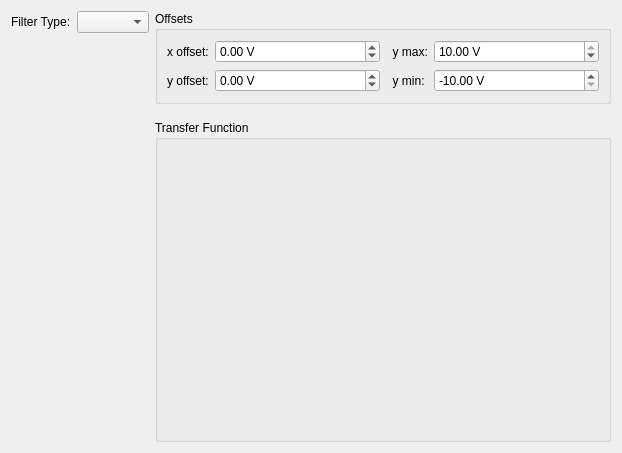
<?xml version="1.0" encoding="UTF-8"?>
<ui version="4.0">
 <class>iirView</class>
 <widget class="QWidget" name="iirView">
  <property name="geometry">
   <rect>
    <x>0</x>
    <y>0</y>
    <width>622</width>
    <height>453</height>
   </rect>
  </property>
  <property name="windowTitle">
   <string>Form</string>
  </property>
  <layout class="QHBoxLayout" name="horizontalLayout">
   <item>
    <layout class="QVBoxLayout" name="filterParamsLayout">
     <property name="sizeConstraint">
      <enum>QLayout::SetDefaultConstraint</enum>
     </property>
     <item>
      <layout class="QHBoxLayout" name="filterComboLayout">
       <item>
        <widget class="QLabel" name="filterTypeLabel">
         <property name="sizePolicy">
          <sizepolicy hsizetype="Maximum" vsizetype="Preferred">
           <horstretch>0</horstretch>
           <verstretch>0</verstretch>
          </sizepolicy>
         </property>
         <property name="text">
          <string>Filter Type:</string>
         </property>
        </widget>
       </item>
       <item>
        <widget class="QComboBox" name="filterComboBox">
         <property name="sizePolicy">
          <sizepolicy hsizetype="Preferred" vsizetype="Fixed">
           <horstretch>0</horstretch>
           <verstretch>0</verstretch>
          </sizepolicy>
         </property>
        </widget>
       </item>
      </layout>
     </item>
     <item>
      <widget class="QStackedWidget" name="filterParamsStack">
       <property name="sizePolicy">
        <sizepolicy hsizetype="Maximum" vsizetype="Preferred">
         <horstretch>0</horstretch>
         <verstretch>0</verstretch>
        </sizepolicy>
       </property>
       <property name="maximumSize">
        <size>
         <width>16777215</width>
         <height>16777215</height>
        </size>
       </property>
       <property name="currentIndex">
        <number>-1</number>
       </property>
      </widget>
     </item>
    </layout>
   </item>
   <item>
    <layout class="QVBoxLayout" name="offsetsTransferLayout">
     <item>
      <widget class="QGroupBox" name="offsetsLayout">
       <property name="sizePolicy">
        <sizepolicy hsizetype="MinimumExpanding" vsizetype="Preferred">
         <horstretch>0</horstretch>
         <verstretch>0</verstretch>
        </sizepolicy>
       </property>
       <property name="title">
        <string>Offsets</string>
       </property>
       <layout class="QGridLayout" name="gridLayout">
        <item row="0" column="1">
         <widget class="QDoubleSpinBox" name="x_offsetBox">
          <property name="sizePolicy">
           <sizepolicy hsizetype="MinimumExpanding" vsizetype="Fixed">
            <horstretch>0</horstretch>
            <verstretch>0</verstretch>
           </sizepolicy>
          </property>
          <property name="suffix">
           <string> V</string>
          </property>
          <property name="minimum">
           <double>-10.000000000000000</double>
          </property>
          <property name="maximum">
           <double>10.000000000000000</double>
          </property>
         </widget>
        </item>
        <item row="1" column="1">
         <widget class="QDoubleSpinBox" name="y_offsetBox">
          <property name="sizePolicy">
           <sizepolicy hsizetype="MinimumExpanding" vsizetype="Fixed">
            <horstretch>0</horstretch>
            <verstretch>0</verstretch>
           </sizepolicy>
          </property>
          <property name="suffix">
           <string> V</string>
          </property>
          <property name="minimum">
           <double>-10.000000000000000</double>
          </property>
          <property name="maximum">
           <double>10.000000000000000</double>
          </property>
         </widget>
        </item>
        <item row="0" column="0">
         <widget class="QLabel" name="x_offsetLabel">
          <property name="text">
           <string>x offset:</string>
          </property>
         </widget>
        </item>
        <item row="1" column="0">
         <widget class="QLabel" name="y_offsetLabel">
          <property name="text">
           <string>y offset:</string>
          </property>
         </widget>
        </item>
        <item row="1" column="2">
         <widget class="QLabel" name="y_minLabel">
          <property name="text">
           <string>  y min:</string>
          </property>
         </widget>
        </item>
        <item row="0" column="3">
         <widget class="QDoubleSpinBox" name="y_maxBox">
          <property name="sizePolicy">
           <sizepolicy hsizetype="MinimumExpanding" vsizetype="Fixed">
            <horstretch>0</horstretch>
            <verstretch>0</verstretch>
           </sizepolicy>
          </property>
          <property name="suffix">
           <string> V</string>
          </property>
          <property name="minimum">
           <double>-10.000000000000000</double>
          </property>
          <property name="maximum">
           <double>10.000000000000000</double>
          </property>
          <property name="value">
           <double>10.000000000000000</double>
          </property>
         </widget>
        </item>
        <item row="0" column="2">
         <widget class="QLabel" name="y_maxLabel">
          <property name="text">
           <string>  y max:</string>
          </property>
         </widget>
        </item>
        <item row="1" column="3">
         <widget class="QDoubleSpinBox" name="y_minBox">
          <property name="sizePolicy">
           <sizepolicy hsizetype="MinimumExpanding" vsizetype="Fixed">
            <horstretch>0</horstretch>
            <verstretch>0</verstretch>
           </sizepolicy>
          </property>
          <property name="suffix">
           <string> V</string>
          </property>
          <property name="minimum">
           <double>-10.000000000000000</double>
          </property>
          <property name="maximum">
           <double>10.000000000000000</double>
          </property>
          <property name="value">
           <double>-10.000000000000000</double>
          </property>
         </widget>
        </item>
       </layout>
      </widget>
     </item>
     <item>
      <spacer name="verticalSpacer">
       <property name="orientation">
        <enum>Qt::Vertical</enum>
       </property>
       <property name="sizeType">
        <enum>QSizePolicy::Preferred</enum>
       </property>
       <property name="sizeHint" stdset="0">
        <size>
         <width>20</width>
         <height>10</height>
        </size>
       </property>
      </spacer>
     </item>
     <item>
      <widget class="QGroupBox" name="transferFunctionLayout">
       <property name="sizePolicy">
        <sizepolicy hsizetype="MinimumExpanding" vsizetype="Preferred">
         <horstretch>0</horstretch>
         <verstretch>0</verstretch>
        </sizepolicy>
       </property>
       <property name="title">
        <string>Transfer Function</string>
       </property>
       <layout class="QVBoxLayout" name="verticalLayout_7">
        <item>
         <widget class="GraphicsLayoutWidget" name="transferFunctionView" native="true">
          <property name="sizePolicy">
           <sizepolicy hsizetype="MinimumExpanding" vsizetype="MinimumExpanding">
            <horstretch>0</horstretch>
            <verstretch>0</verstretch>
           </sizepolicy>
          </property>
          <property name="minimumSize">
           <size>
            <width>100</width>
            <height>150</height>
           </size>
          </property>
         </widget>
        </item>
       </layout>
      </widget>
     </item>
    </layout>
   </item>
  </layout>
 </widget>
 <customwidgets>
  <customwidget>
   <class>GraphicsLayoutWidget</class>
   <extends>QWidget</extends>
   <header>pyqtgraph</header>
  </customwidget>
 </customwidgets>
 <resources/>
 <connections>
  <connection>
   <sender>filterComboBox</sender>
   <signal>currentIndexChanged(int)</signal>
   <receiver>filterParamsStack</receiver>
   <slot>setCurrentIndex(int)</slot>
   <hints>
    <hint type="sourcelabel">
     <x>99</x>
     <y>16</y>
    </hint>
    <hint type="destinationlabel">
     <x>112</x>
     <y>108</y>
    </hint>
   </hints>
  </connection>
 </connections>
</ui>
